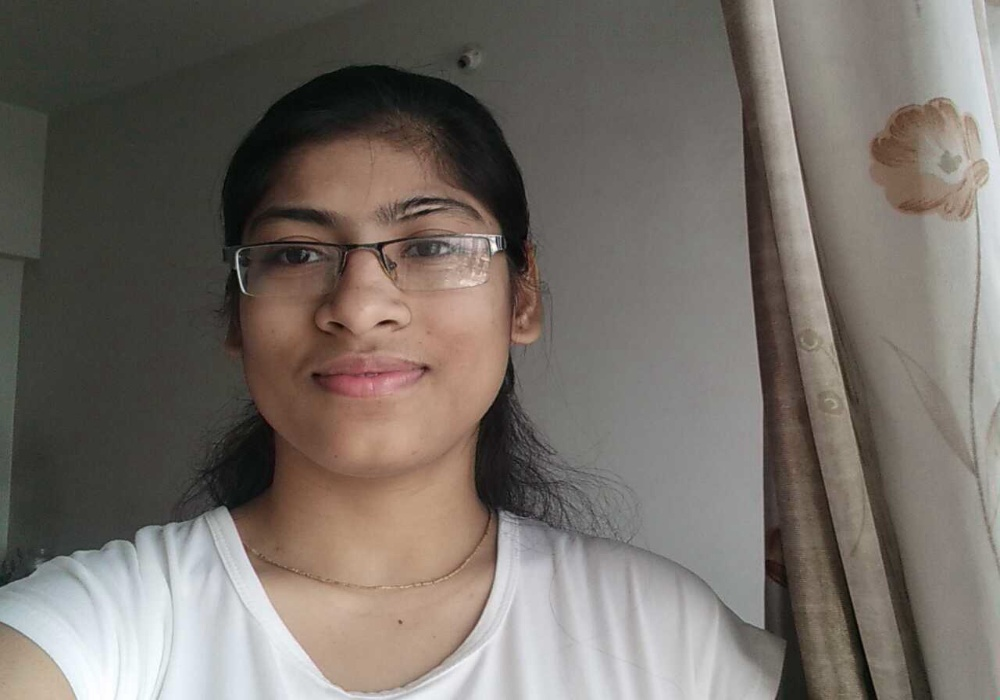
#> input picture Attendance/face_recognition/dataset/Ujala/frame7.jpg, 1000 x 700 px, found by its file name
$ python puttext.py
#> lines starting #> are read from the running program, lines starting #| are printed output that depends on the picture; after the words box and inside, x2 and y2 are one past the last pixel; in counts of white or black regions, pixels touching at a corner belong together
import cv2

# path
path = r'C:\Users\admin\Desktop\cutomfaces\dataset\Ujala\frame7.jpg'

# Reading an image in default mode
image = cv2.imread(path)
#> image is the input picture: shape (700, 1000, 3); mean B, G, R 103.6, 110.1, 117.4

# Window name in which image is displayed
window_name = 'Image'

# font
font = cv2.FONT_HERSHEY_SIMPLEX

# org
org = (50, 80)

# fontScale
fontScale = 2

# Blue color in BGR
color = (255, 0, 0)

# Line thickness of 2 px
thickness = 2

# Using cv2.putText() method
image = cv2.putText(image, 'OpenCV', org, font,
                   fontScale, color, thickness, cv2.LINE_AA)
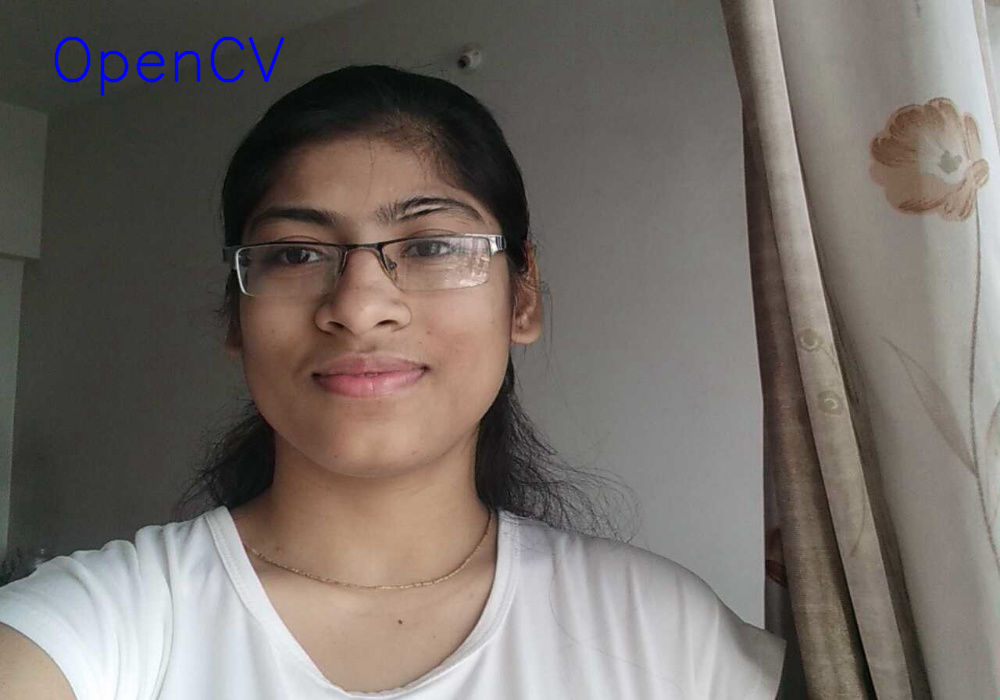
#> image: shape (700, 1000, 3); 0.41% of pixels changed, all inside (x1, y1, x2, y2) = (54, 36, 285, 97)

# Displaying the image
cv2.imshow(window_name, image)

key = cv2.waitKey(0)
#> (key q is pressed here)

if key == ord("q"):
    cv2.destroyAllWindows()


$ run again, with Attendance/face_recognition/dataset/Ujala/frame17.jpg copied over Attendance/face_recognition/dataset/Ujala/frame7.jpg
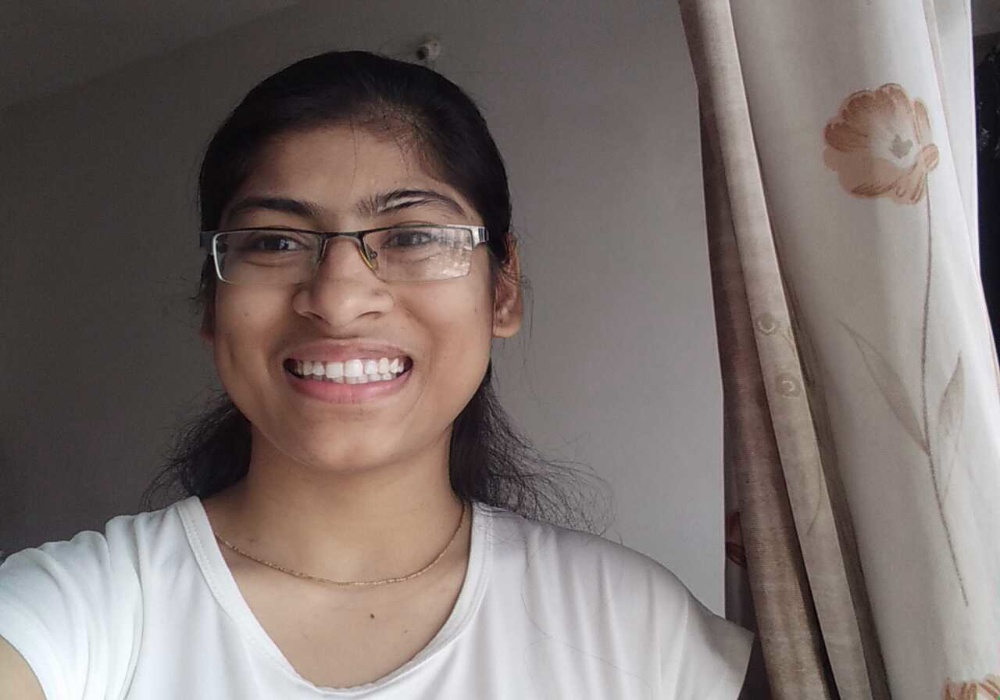
#> input picture Attendance/face_recognition/dataset/Ujala/frame17.jpg, 1000 x 700 px, found by its file name
#> image is the input picture: shape (700, 1000, 3); mean B, G, R 109.6, 113.1, 124.1
#> `image = cv2.putText(image, 'OpenCV', org, font, fontScale, color, thic..`:
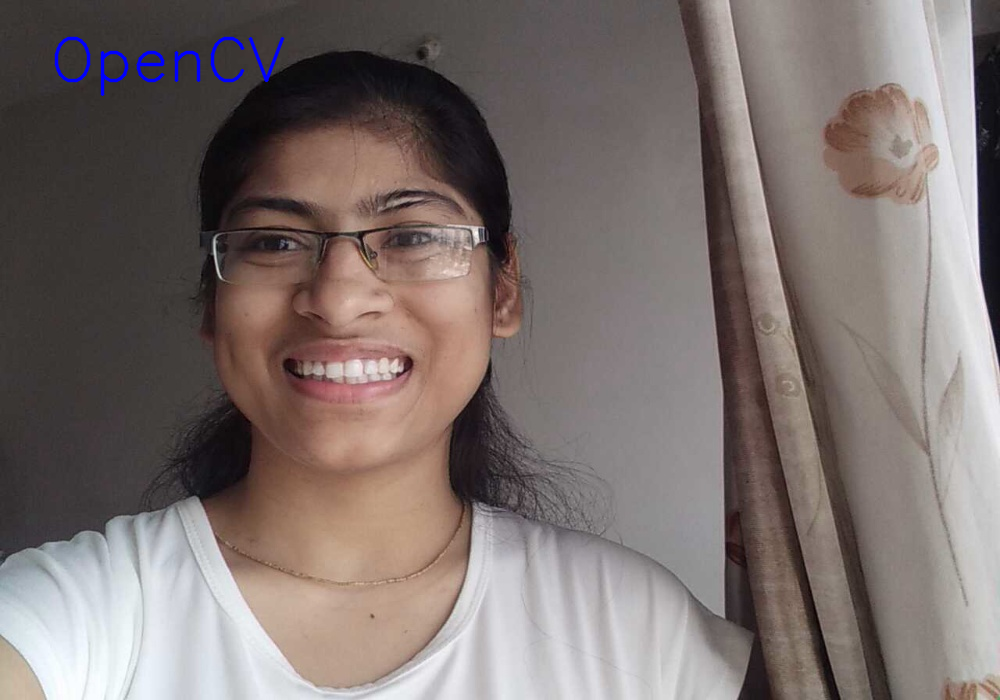
#> image: shape (700, 1000, 3); 0.41% of pixels changed, all inside (x1, y1, x2, y2) = (54, 36, 285, 97)
